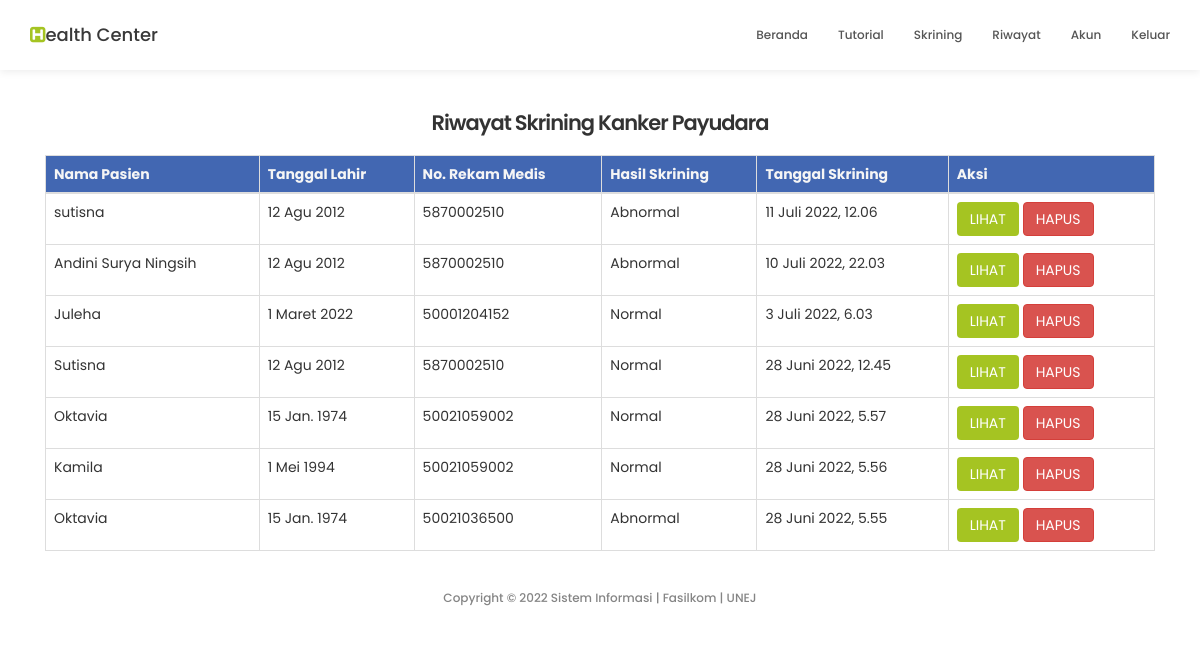
The page /riwayat/ (signed in) on the database its author committed.
### classify/models.py (models this page shows, shortened)
class Classify(models.Model):
    nama_Dokter = models.ForeignKey(User, on_delete=models.CASCADE)
    nama_Pasien = models.CharField(max_length=100)
    tanggal_Lahir = models.DateField()
    nomer_Rekam_Medis = models.CharField(max_length=100)
    gambar_Mammogram = models.ImageField(upload_to='raw_mammogram')
    gambar_Mammogram_Contrast_Stretching = models.ImageField(upload_to='cs_mammogram')
    fitur = models.TextField()
    hasil = models.CharField(choices=hasil_classify, max_length=1)
    tanggal_Skrining = models.DateTimeField(auto_now_add=True)

### classify/views.py (the view)
# urls.py: path('riwayat/', ClassifyListView.as_view(), name='classify-riwayat'),
class ClassifyListView(LoginRequiredMixin, ListView):
    model = Classify
    def get_queryset(self):
        return Classify.objects.filter(nama_Dokter = self.request.user).all().order_by('-tanggal_Skrining')

### classify/templates/classify/classify_list.html
{%  extends "classify/base.html"  %}
{% load static %}
{%  block content  %}
<section id="appointment" data-stellar-background-ratio="3" style="padding-top: 20px">
    <div class="container">
        <div class="section-title" style="text-align: center;">
            <h3>Riwayat Skrining Kanker Payudara</h3>
        </div>
        <div class="col-md-12 col-sm-12">
            <table class="table table-bordered table-hover">
                <thead style="background-color: #4267b2; color: whitesmoke;">
                    <tr>
                        <th scope="col">Nama Pasien</th>
                        <th scope="col">Tanggal Lahir</th>
                        <th scope="col">No. Rekam Medis</th>
                        <th scope="col">Hasil Skrining</th>
                        <th scope="col">Tanggal Skrining</th>
                        <th scope="col">Aksi</th>
                    </tr>
                </thead>
                <tbody>
                    {% for object in object_list %}
                    <tr>
                        <td>{{ object.nama_Pasien }}</td>
                        <td>{{ object.tanggal_Lahir }}</td>
                        <td>{{ object.nomer_Rekam_Medis }}</td>
                        <td>{{ object.get_hasil_display }}</td>
                        <td>{{ object.tanggal_Skrining }}</td>
                        <td>
                            <a class="btn" style="background-color: #a5c422; color: white" href="{%  url 'classify-hasil' object.id  %}">LIHAT</a>
                            <a class="btn btn-danger" href="{%  url 'classify-hapus' object.id  %}">HAPUS</a>
                        </td>
                    </tr>
                    {% endfor %}
                </tbody>
            </table>
        </div>
    </div>
</section>
{%  endblock content  %}

### classify/static/classify/css/tooplate-style.css (style rules this page uses)
body { background: #ffffff; font-family: 'Poppins', sans-serif; overflow-x: hidden; }
h1,h2,h3,h4,h5,h6 { font-weight: 600; line-height: inherit; }
h1,h2,h3,h4 { letter-spacing: -1px; }
h3 { font-size: 1.8em; line-height: 1.2em; margin-bottom: 0; }
html { -webkit-font-smoothing: antialiased; }
a { color: #252525; -webkit-transition: 0.5s; transition: 0.5s; text-decoration: none !important; }
.section-title { padding-bottom: 20px; }
#appointment { padding-top: 100px; }
@media only screen and (max-width: 1200px) { h3 { font-size: 1.5em; } }

### rows shown on the page
Classify: nama_Pasien "sutisna", tanggal_Lahir "12 Agu 2012", nomer_Rekam_Medis "5870002510", hasil "Abnormal", tanggal_Skrining "11 Juli 2022, 12.06"
Classify: nama_Pasien "Andini Surya Ningsih", tanggal_Lahir "12 Agu 2012", nomer_Rekam_Medis "5870002510", hasil "Abnormal", tanggal_Skrining "10 Juli 2022, 22.03"
Classify: nama_Pasien "Juleha", tanggal_Lahir "1 Maret 2022", nomer_Rekam_Medis "50001204152", hasil "Normal", tanggal_Skrining "3 Juli 2022, 6.03"
Classify: nama_Pasien "Sutisna", tanggal_Lahir "12 Agu 2012", nomer_Rekam_Medis "5870002510", hasil "Normal", tanggal_Skrining "28 Juni 2022, 12.45"
Classify: nama_Pasien "Oktavia", tanggal_Lahir "15 Jan. 1974", nomer_Rekam_Medis "50021059002", hasil "Normal", tanggal_Skrining "28 Juni 2022, 5.57"
Classify: nama_Pasien "Kamila", tanggal_Lahir "1 Mei 1994", nomer_Rekam_Medis "50021059002", hasil "Normal", tanggal_Skrining "28 Juni 2022, 5.56"
Classify: nama_Pasien "Oktavia", tanggal_Lahir "15 Jan. 1974", nomer_Rekam_Medis "50021036500", hasil "Abnormal", tanggal_Skrining "28 Juni 2022, 5.55"
